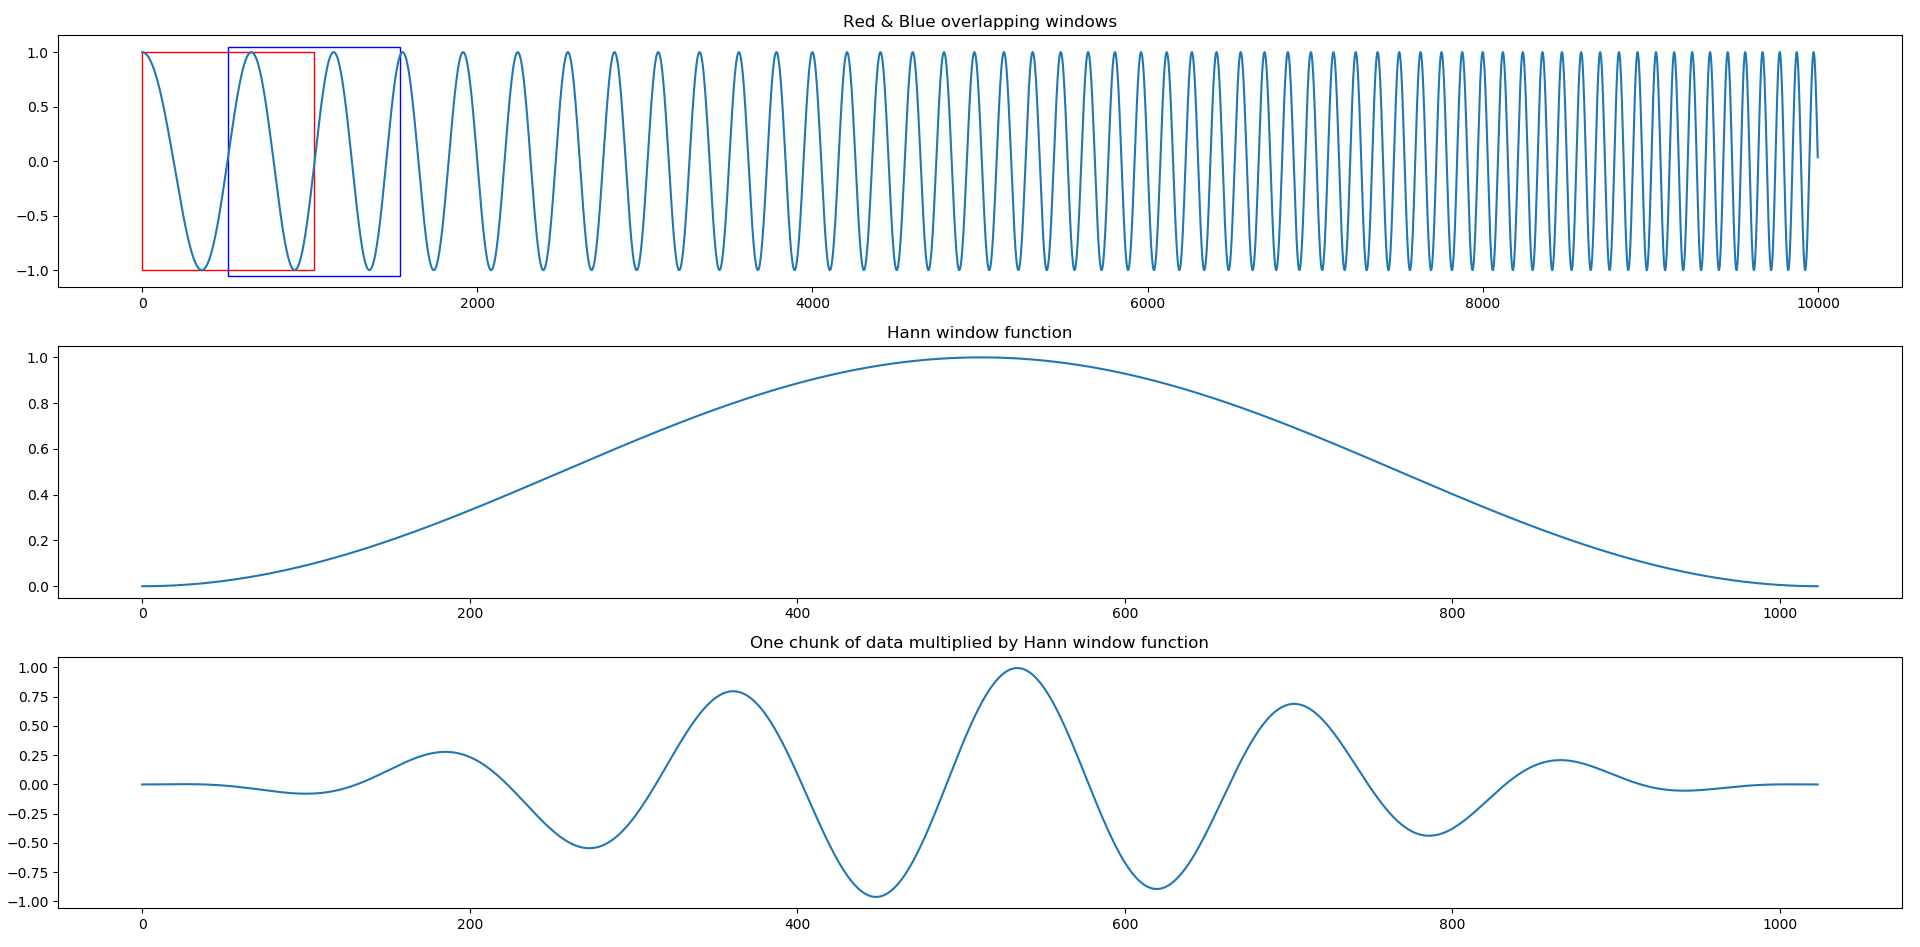

The script that drew this image:
#!/usr/bin/env python
# -*- coding: utf-8 -*-

from __future__ import division, print_function, absolute_import

import numpy as np
import matplotlib.pyplot as plt
import matplotlib.patches as patches
import scipy.signal as dsp


def main():
    window_size = 1024
    overlap_factor = 0.5
    symmetric_hann = False

    fs = 100e3  # Sampling frequency, Hz

    t = np.arange(0, 0.1, 1 / fs)

    # Make chirp, starting at 125Hz and ramp up to 1000Hz
    data = dsp.chirp(t, 125, t[-1], 1000, method='linear')

    # Three plots: Signal, Neurogram, Binary spike counts
    fig, ax = plt.subplots(3, 1)

    if symmetric_hann:
        # "symmetric" Hann window
        window = np.hanning(window_size)
    else:
        # or, "periodic" Hann window
        window = 0.5 - (0.5 * np.cos(2 * np.pi / window_size * np.arange(window_size)))

    # hop size determines by how many samples the window is advanced
    hop_size = window_size - int(overlap_factor * window_size)

    # pad with zeros to ensure last window fits signal
    padded_samples = np.append(data, np.zeros((len(data) - window_size) % hop_size))

    num_frames = ((len(padded_samples) - window_size) // hop_size) + 1

    frames = [padded_samples[i * hop_size:i * hop_size + window_size] * window for i in range(num_frames)]

    for i in range(2):  # num_frames):
        offset = 0.0 if not i % 2 else 0.05

        # Create a Rectangle patch
        rect = patches.Rectangle(
            ((i * hop_size), 1 + offset), window_size, -2 - (offset * 2),
            linewidth=1, edgecolor='r' if not i % 2 else 'b', facecolor='none')

        # Add the patch to the Axes
        ax[0].add_patch(rect)

    # Plot original signal
    ax[0].plot(data)

    # Plot windowing function
    ax[1].plot(window)

    # Plot middle extracted signal frame * window function
    ax[2].plot(frames[num_frames//2])

    plt.show()


if __name__ == "__main__":
    main()
